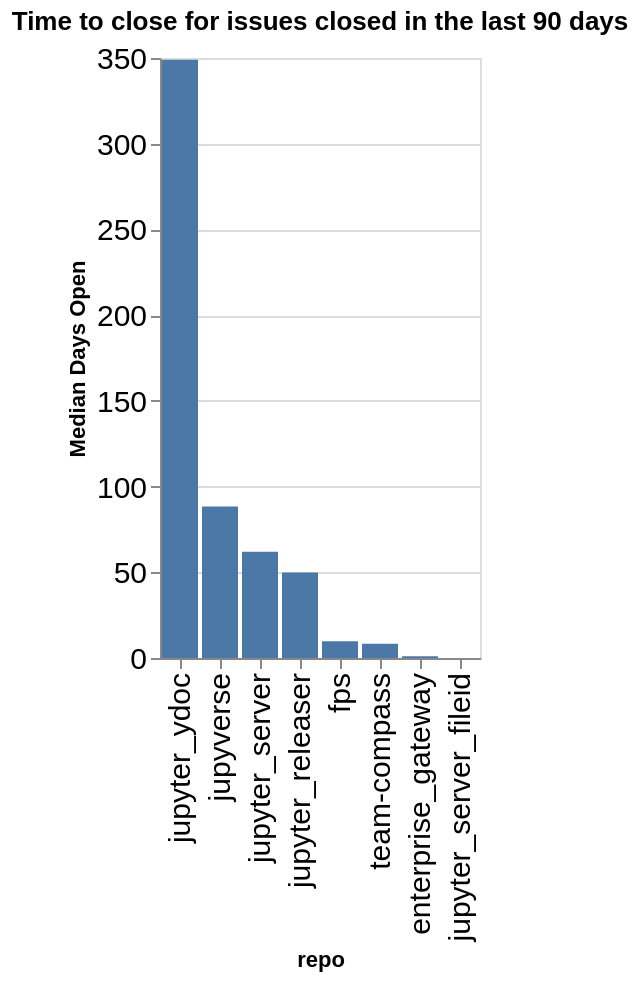

Notebook source saved alongside this figure:
### Code cell
time_open = closed.groupby(['org', 'repo']).agg({'time_open': 'median'}).reset_index()
time_open['time_open'] = time_open['time_open'] / (60 * 60 * 24)
time_open['org/repo'] = time_open.apply(lambda a: a['org'] + '/' + a['repo'], axis=1)
sorted_vals = time_open.sort_values(['org', 'time_open'], ascending=False)['repo'].values
alt.Chart(data=time_open, title=f"Time to close for issues closed in the last {n_days} days").mark_bar().encode(
    x=alt.X('repo', sort=alt.Sort(sorted_vals.tolist())),
    y=alt.Y('time_open', title="Median Days Open"),
)

### Figure 1 — Vega-Lite specification as saved in the notebook (floating-point values rounded to 4 significant figures)
{"config": {"axisLeft": {"labelFontSize": 15}, "axisBottom": {"labelFontSize": 15}}, "data": {"name": "data-28c65086f58ec508c6b735d84c97a661"}, "mark": {"type": "bar"}, "encoding": {"x": {"field": "repo", "sort": ["jupyter_ydoc", "jupyverse", "jupyter_server", "jupyter_releaser", "fps", "team-compass", "enterprise_gateway", "jupyter_server_fileid"], "type": "nominal"}, "y": {"field": "time_open", "title": "Median Days Open", "type": "quantitative"}}, "title": "Time to close for issues closed in the last 90 days", "$schema": "https://vega.github.io/schema/vega-lite/v5.20.1.json", "datasets": {"data-28c65086f58ec508c6b735d84c97a661": [{"org": "jupyter-server", "repo": "enterprise_gateway", "time_open": 1.08, "org/repo": "jupyter-server/enterprise_gateway"}, {"org": "jupyter-server", "repo": "fps", "time_open": 9.748, "org/repo": "jupyter-server/fps"}, {"org": "jupyter-server", "repo": "jupyter_releaser", "time_open": 49.91, "org/repo": "jupyter-server/jupyter_releaser"}, {"org": "jupyter-server", "repo": "jupyter_server", "time_open": 61.92, "org/repo": "jupyter-server/jupyter_server"}, {"org": "jupyter-server", "repo": "jupyter_server_fileid", "time_open": 0.03341, "org/repo": "jupyter-server/jupyter_server_fileid"}, {"org": "jupyter-server", "repo": "jupyter_ydoc", "time_open": 349.0, "org/repo": "jupyter-server/jupyter_ydoc"}, {"org": "jupyter-server", "repo": "jupyverse", "time_open": 88.39, "org/repo": "jupyter-server/jupyverse"}, {"org": "jupyter-server", "repo": "team-compass", "time_open": 8.338, "org/repo": "jupyter-server/team-compass"}]}}
